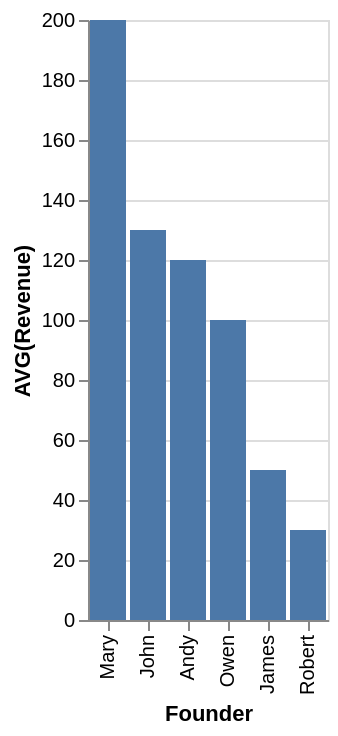

Source (Vega-Lite JSON):
### Vega-Lite specification from a JSON file in a GitHub repository (floating-point values rounded to 4 significant figures)
{"data": {"values": [{"x_data": "Andy", "y_data": 120}, {"x_data": "James", "y_data": 50}, {"x_data": "John", "y_data": 130}, {"x_data": "Mary", "y_data": 200}, {"x_data": "Owen", "y_data": 100}, {"x_data": "Robert", "y_data": 30}]}, "mark": "bar", "encoding": {"x": {"field": "x_data", "type": "nominal", "title": "Founder", "sort": {"op": "sum", "field": "y_data", "order": "descending"}}, "y": {"field": "y_data", "type": "quantitative", "title": "AVG(Revenue)"}}}
